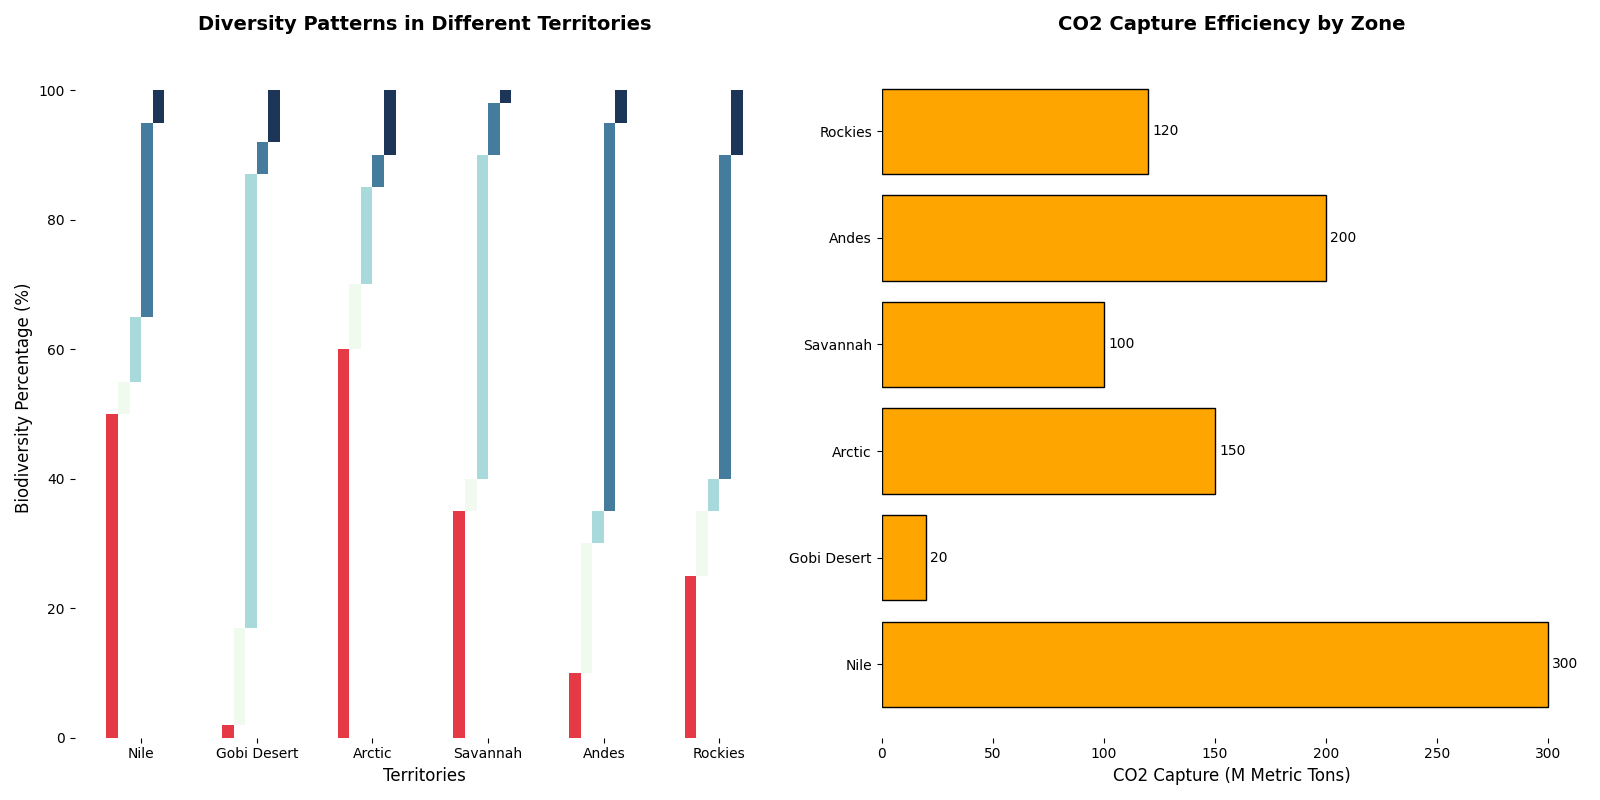

This chart was generated by the following Python code:
import matplotlib.pyplot as plt
import numpy as np

# Data
regions = ['Nile', 'Gobi Desert', 'Arctic', 'Savannah', 'Andes', 'Rockies']
species = ['Bush', 'Herb', 'Vine', 'Epiphyte', 'Lichen']
species_distribution = [
    [50, 5, 10, 30, 5],   
    [2, 15, 70, 5, 8],     
    [60, 10, 15, 5, 10],   
    [35, 5, 50, 8, 2],     
    [10, 20, 5, 60, 5],    
    [25, 10, 5, 50, 10]    
]

carbon_sequestration = [300, 20, 150, 100, 200, 120]

colors = ['#E63946', '#F1FAEE', '#A8DADC', '#457B9D', '#1D3557']

fig, (ax1, ax2) = plt.subplots(1, 2, figsize=(16, 8))
bar_width = 0.1
sequence_ids = np.arange(len(regions))

# Stacked bar chart for species distribution
for i, specie in enumerate(species):
    currentSpeciesDistribution = [dist[i] for dist in species_distribution]
    bottom_vals = np.sum([list(species_distribution[j][:i]) for j in range(len(regions))], axis=1) if i > 0 else None
    ax1.bar(sequence_ids + i * bar_width, currentSpeciesDistribution, bar_width, color=colors[i], bottom=bottom_vals)

ax1.set_xlabel('Territories', fontsize=12)
ax1.set_ylabel('Biodiversity Percentage (%)', fontsize=12)
ax1.set_title('Diversity Patterns in Different Territories', fontsize=14, fontweight='bold', pad=20)
ax1.set_xticks(sequence_ids + bar_width * 2.5)
ax1.set_xticklabels(regions)
ax1.spines['top'].set_visible(False)
ax1.spines['right'].set_visible(False)
ax1.spines['left'].set_visible(False)
ax1.spines['bottom'].set_visible(False)

# Bar chart for carbon sequestration
bars = ax2.barh(regions, carbon_sequestration, color='orange', edgecolor='black')

ax2.set_xlabel('CO2 Capture (M Metric Tons)', fontsize=12)
ax2.set_title('CO2 Capture Efficiency by Zone', fontsize=14, fontweight='bold', pad=20)
ax2.spines['top'].set_visible(False)
ax2.spines['right'].set_visible(False)
ax2.spines['left'].set_visible(False)
ax2.spines['bottom'].set_visible(False)

for bar in bars:
    width = bar.get_width()
    ax2.annotate(f'{width}', 
                 xy=(width, bar.get_y() + bar.get_height()/2), 
                 xytext=(3, 0), 
                 textcoords='offset points', 
                 ha='left', va='center', fontsize=10)

plt.tight_layout()
plt.show()
